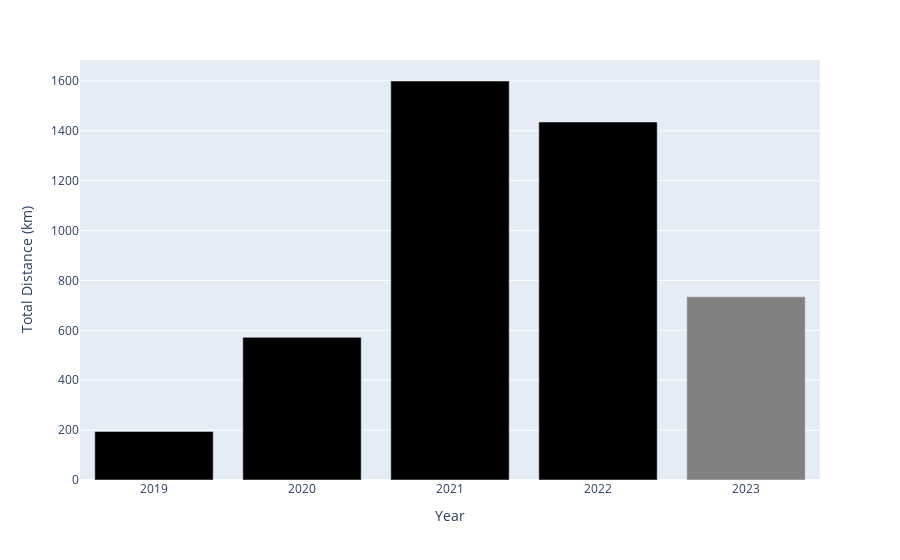

This figure's notebook cell:
### Markdown cell above
## Analyzing distances

### Code cell
distance_per_year = runs.groupby(runs["activity_date"].dt.year)['distance_km'].sum().reset_index()
fig= px.bar(distance_per_year, x="activity_date",y="distance_km", labels={"activity_date":"Year", "distance_km":"Total Distance (km)"})
#make 2023 a different color
colors = ['grey' if year == 2023 else 'black' for year in distance_per_year["activity_date"]]
fig.update_traces(marker_color=colors)
fig.show()

### Figure 1 — Plotly figure (JSON) as saved in the notebook; plotly's stock layout.template omitted (floating-point values rounded to 4 significant figures)
{"data": [{"alignmentgroup": "True", "hovertemplate": "Year=%{x}<br>Total Distance (km)=%{y}<extra></extra>", "legendgroup": "", "marker": {"color": ["black", "black", "black", "black", "grey"], "pattern": {"shape": ""}}, "name": "", "offsetgroup": "", "orientation": "v", "showlegend": false, "textposition": "auto", "type": "bar", "x": [2019, 2020, 2021, 2022, 2023], "xaxis": "x", "y": [194.9, 571.9, 1600.0, 1435.0, 734.5], "yaxis": "y"}], "layout": {"autosize": true, "barmode": "relative", "legend": {"tracegroupgap": 0}, "margin": {"t": 60}, "xaxis": {"anchor": "y", "autorange": true, "domain": [0, 1], "range": [2018.0, 2024.0], "title": {"text": "Year"}, "type": "linear"}, "yaxis": {"anchor": "x", "autorange": true, "domain": [0, 1], "range": [0, 1684.0], "title": {"text": "Total Distance (km)"}, "type": "linear"}}}
